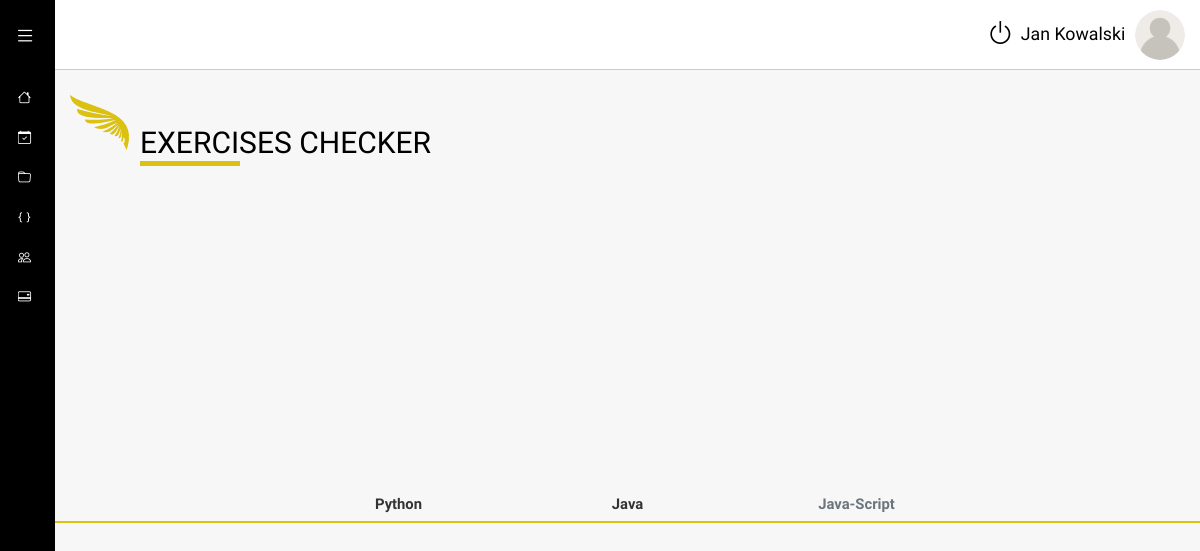
The app's page /exercises/ (signed in) with its own data.
### CRM_core/models.py (models this page shows, shortened)
class Student(models.Model):
    user = models.OneToOneField(User, on_delete=models.CASCADE)
    mentor = models.ManyToManyField(Mentor)
    enrollmentDate = models.DateTimeField(auto_now_add=True, null=True, blank=True)
    path = models.ForeignKey(Path, on_delete=models.PROTECT)
    user_image = models.ImageField(upload_to='user_avatar', default='user.png', null=True, blank=True)
    no_month = models.IntegerField(default=1)

### Exercises_checker/models.py (models this page shows, shortened)
class Language(models.Model):
    name = models.CharField(max_length=40)
    user = models.ManyToManyField(User, blank=True)

### Exercises_checker/views.py (the view)
# urls.py: path("", TasksListView.as_view(), name="exercises-list"),
class TasksListView(LoginRequiredMixin, ListView):
    template_name = 'Exercises_checker/exercises-list.html'
    model = Language
    context_object_name = "languages"

### CRM_core/templatetags/auth_extras.py (called while the page is built)
@register.filter(name='has_group')
def has_group(user, group_name):
    return user.groups.filter(name=group_name).exists()

@register.filter(name='has_access')
def has_access(user, subtopic):
    if user in subtopic.user.all():
        return True
    return False

### Exercises_checker/templates/Exercises_checker/exercises-list.html (shortened to what this page needs)
{% extends 'extends/layout.html' %}
{% load auth_extras %}
{% load static %}
{% block style %}
    <link rel="stylesheet" type="text/css" href={% static "Exercises_checker/css/exercises-list.css" %}>
{% endblock style %}
{% block main_content %}
    <img class="icon-title" src="{% static 'img/icon-wing.svg' %}" alt="">
    <h2 class="page-title">Exercises checker</h2>
    <hr>
    <ul class="task-tabs nav nav-tabs" id="myTab" role="tablist">
        {% for language in languages %}
            {% if request.user|has_group:"Student" and request.user|has_access:language or request.user.is_superuser %}
                <li class="task-tab nav-item" role="presentation">
                    <button class="nav-link" id="python-tab" data-bs-toggle="tab"
                            data-bs-target="#tab-python" type="button" role="tab" aria-controls="tab-python"
                            aria-selected="true"
                            onclick="getExercises('{{ language.id }}');return false;">{{ language.name }}</button>
                </li>
            {% else %}
                <li class="task-tab nav-item" role="presentation">
                    <button class="nav-link disabled" id="python-tab" data-bs-toggle="tab"
                            data-bs-target="#tab-python" type="button" role="tab" aria-controls="tab-python"
                            aria-selected="true">{{ language.name }}  </button>
                </li>
            {% endif %}
        {% endfor %}
    </ul>
{% endblock %}

### templates/extends/layout.html (shortened to what this page needs)
{% load static %}{% load auth_extras %}<!DOCTYPE html>
<html lang="en">
<head>
    {% include 'includes/head.html' %}
    <link rel="stylesheet" href="{% static 'css/style.css' %}">
    {% block style %}{% endblock %}
</head>
<body>
<div class="wrapper">
    <div class="sidebar">
        <div class="sidebar-header">
            <label for="menu-toggle" class="menu-toggle"><i class="bi bi-list"></i></label>
        </div>
        <div class="sidebar-menu">
            <ul>
                <li>
                    <a href="{% url 'index' %}">
                        <span><i class="bi bi-house" title="Home"></i></span>
                    </a>
                </li>
                <li>
                    <a href="{% url 'calendar' %}">
                        <span><i class="bi bi-calendar-check" title="Calendar"></i></span>
                    </a>
                </li>
                <li>
                    <a href="{% url 'programming_path' %}">
                        <span><i class="bi bi-folder" title="Documents"></i></span>
                    </a>
                </li>
                <li>
                    <a href="{% url 'exercises-list' %}">
                        <span><i class="bi bi-braces" title="Exercises"></i></span>
                    </a>
                </li>
                <li>
                    <a href="">
                        <span><i class="bi bi-people" title="Users"></i></span>
                    </a>
                </li>
                <li>
                    <a href="">
                        <span><i class="bi bi-credit-card-2-back" title="Payments"></i></span>
                    </a>
                </li>
            </ul>
        </div>
    </div>
    <div class="main-content">
        <header>
            <a class="log-out " title="log-out" href='{% url 'logout' %}'><i class="bi bi-power"></i></a>
            <p class="username m-0">
                {% if user.is_authenticated %}{{ user.first_name }} {{ user.last_name }}{% endif %}
            </p>
            <div class="avatar">
                <img id="user-avatar"
                        {% if request.user|has_group:"Mentor" %}
                     src="{{ user.mentor.user_image.url }}"
                        {% else %}
                     src="{{ user.student.user_image.url }}"
                        {% endif %}
                     alt="User avatar"
                     data-bs-toggle="collapse" data-bs-target="#collapseAvatarPopup"
                     aria-expanded="false"
                     aria-controls="collapseAvatarPopup">
            </div>
        </header>
        <main>
            {% block main_content %}{% endblock %}
        </main>
    </div>
</div>
</body>
</html>

### static/css/style.css (style rules this page uses)
* { box-sizing: border-box; padding: 0; margin: 0; }
html { font-size: 92.5%; scroll-behavior: smooth; }
body { font-family: "Spartan", sans-serif; color: #000; }
.wrapper { margin: 0 auto; max-width: 1600px; }
.sidebar { padding: 0.7rem 1rem 1rem; height: 100%; width: 55px; position: fixed; z-index: 100; color: #fff; background-color: #000; overflow-y: auto; transition: width 0.3s; overflow: hidden; }
.sidebar-header { display: flex; justify-content: space-between; align-items: center; height: 60px; overflow: hidden; }
.sidebar-header .bi-list { display: inline-block; font-size: 1.4rem; color: #fff; margin-bottom: 0.5rem; cursor: pointer; transition: color 0.3s; }
.sidebar-menu ul { list-style: none; padding: 0 0.2rem; }
.sidebar-menu ul li { margin-top: 1.2rem; }
.sidebar-menu ul li a { text-decoration: none; color: #fff; font-size: 0.9rem; transition: color 0.3s; display: block; height: 1.5rem; overflow: hidden; }
.main-content { position: relative; margin-left: 55px; transition: margin-left 0.3s; }
header { position: relative; top: 0; width: 100%; display: flex; justify-content: flex-end; align-items: center; padding: 0 1rem; height: 70px; background-color: #fff; border-bottom: 1px solid #ccc; z-index: 99; }
header .avatar { border-radius: 50%; overflow: hidden; margin-left: 10px; z-index: 100; }
header .avatar img { height: 50px; width: 50px; }
header .username { font-size: 1.2rem; }
header .log-out { padding: 0 7px; background: none; border: none; transition: transform 0.3s; }
header .log-out .bi-power { font-size: 1.8rem; color: #000; transition: color 0.3s; }
main { background-color: #f7f7f7; min-height: 92vh; padding: 1rem; }

### Exercises_checker/static/Exercises_checker/css/exercises-list.css (style rules this page uses)
* { box-sizing: border-box; padding: 0; margin: 0; }
main { position: relative; padding: 0; }
main .icon-title { position: absolute; top: 25px; left: 15px; height: 55px; width: auto; animation: moveUp 4s linear infinite; }
main .page-title { display: inline-block; margin-left: 70px; padding: 55px 15px 0; font-size: 20px; text-transform: uppercase; }
main hr { background-color: #dbc110; opacity: 1; margin-left: 85px; width: 100px; margin-top: -7px; margin-bottom: 50px; }
main hr:not([size]) { height: 4px; }
.task-tabs { display: flex; align-items: center; justify-content: center; border-bottom: 2px solid #dbc110; }
.task-tabs .task-tab button { width: 100%; margin-bottom: -3px; border-top-left-radius: 25px; border-top-right-radius: 25px; color: #333; font-weight: bold; }
@media (min-width: 576px) { main .page-title { font-size: 30px; } }
@media (min-width: 576px) { main hr:not([size]) { height: 5px; } }
@media (min-width: 576px) { .task-tabs .task-tab { width: 30%; } }
@media (min-width: 576px) { .task-tabs .task-tab button { width: 100%; } }
@media (min-width: 768px) { .task-tabs .task-tab { width: 25%; } }
@media (min-width: 768px) { .task-tabs .task-tab button { width: 100%; } }
@media (min-width: 992px) { .task-tabs .task-tab { width: 20%; } }
@media (min-width: 992px) { .task-tabs .task-tab button { width: 100%; } }

### records on screen
Language: name "Python"
Language: name "Java"
Language: name "Java-Script"

### other values on screen
{{ user.first_name }} "Jan"
{{ user.last_name }} "Kowalski"
